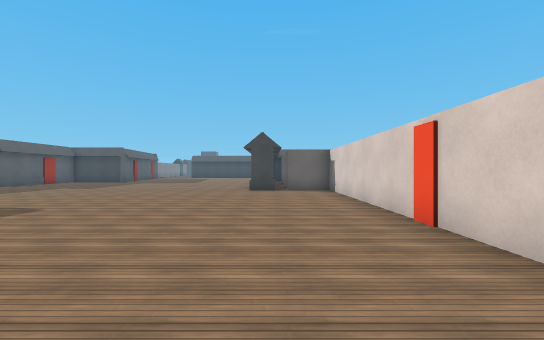
[1] (above)

24 first-person views from a walk through a level from a Godot 3-D game. The camera is 1.5 m above the floor, looks level and sees 90° across. The floor is counted in squares, 2 m on a side. Each view is taken from the middle of a square. On the plan, view 1 faces up. The plan holds only what a view shows up to about 10 squares ahead; the rest is blank. The place goes on beyond the plan. Surface patterns are stand-ins for the level's own textures.

[2]
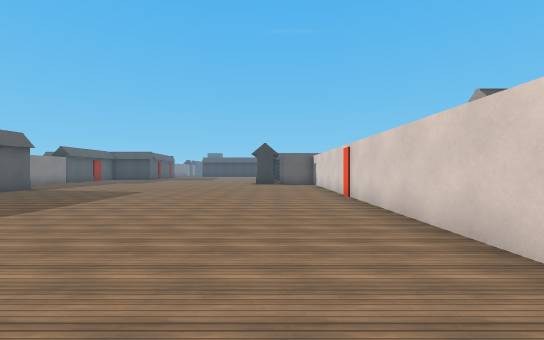

[3]
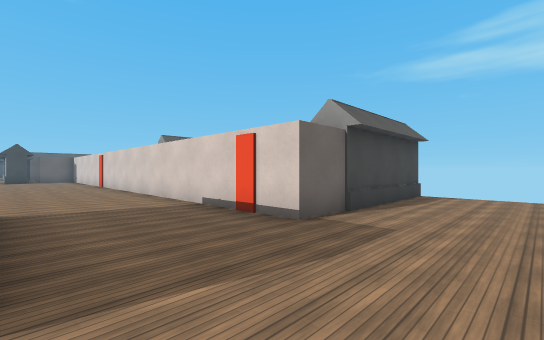

[4]
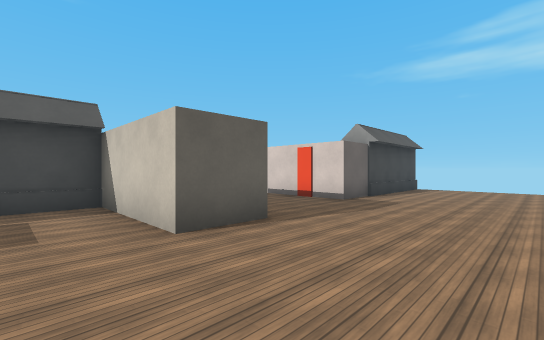

[5]
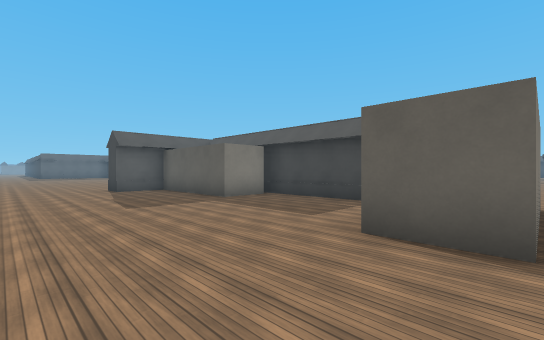

[6]
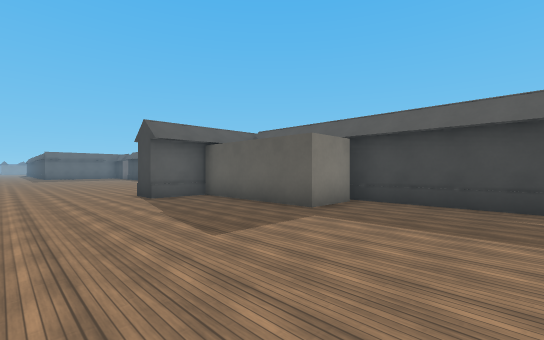

[7]
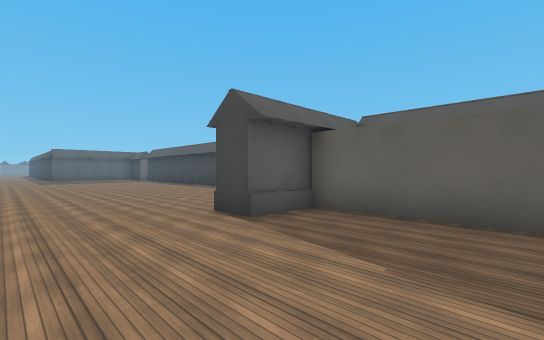

[8]
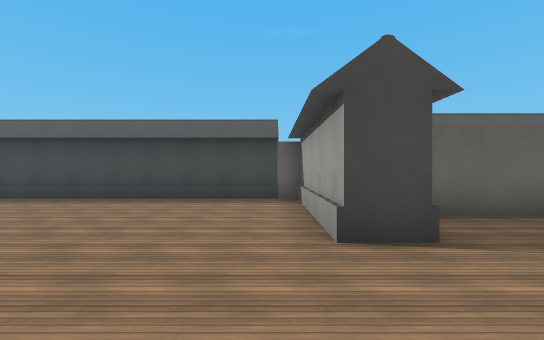

[9]
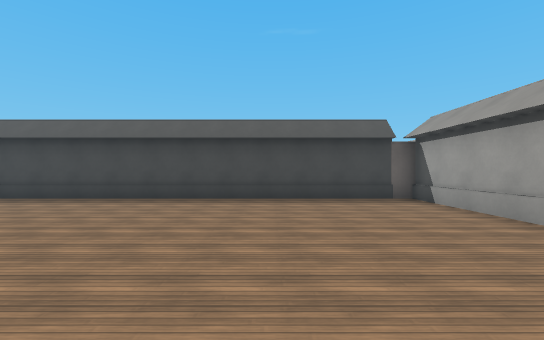

[10]
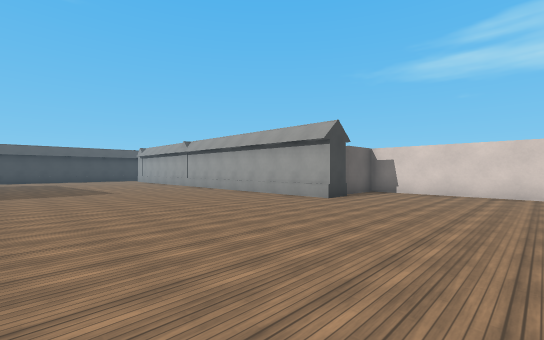

[11]
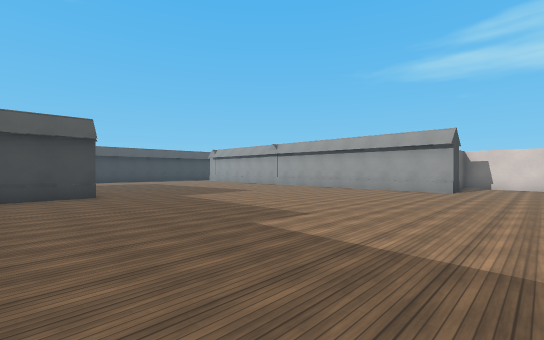

[12]
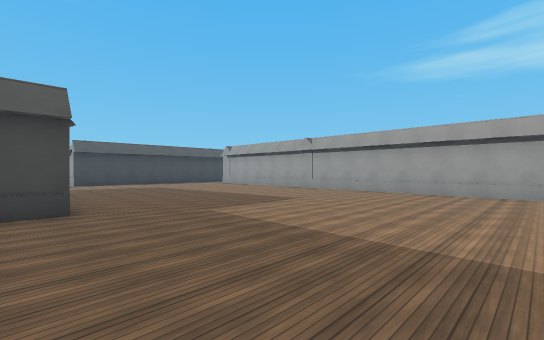

[13]
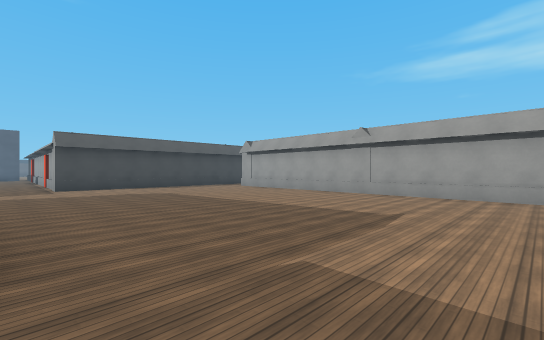

[14]
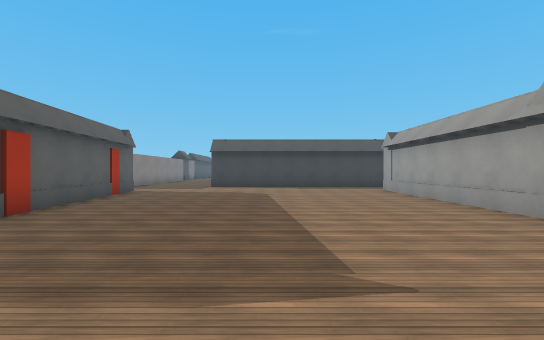

[15]
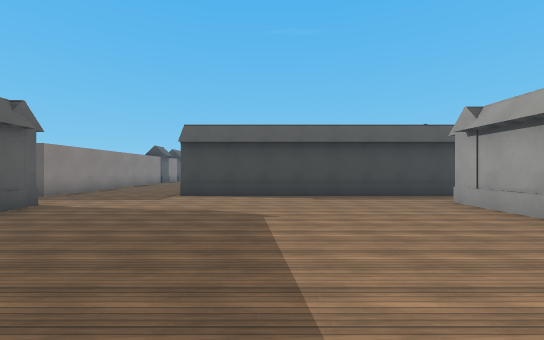

[16]
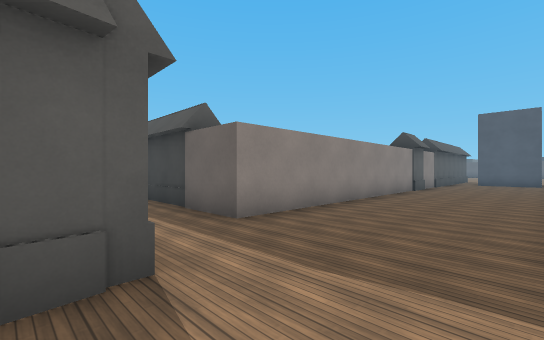

[17]
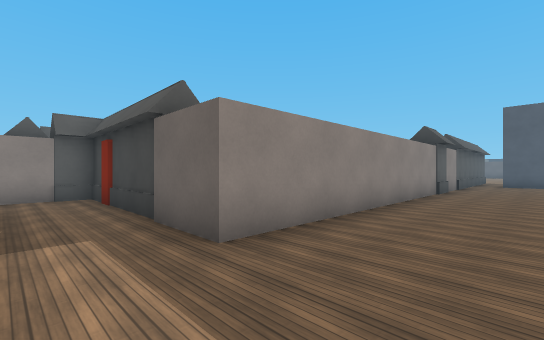

[18]
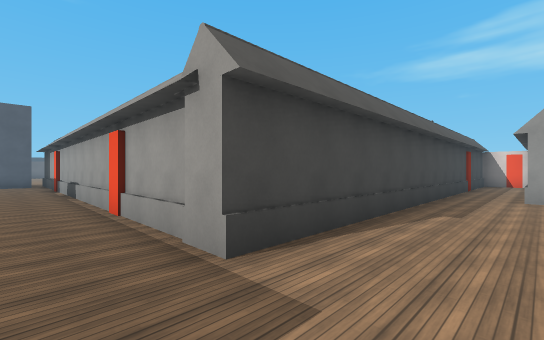

[19]
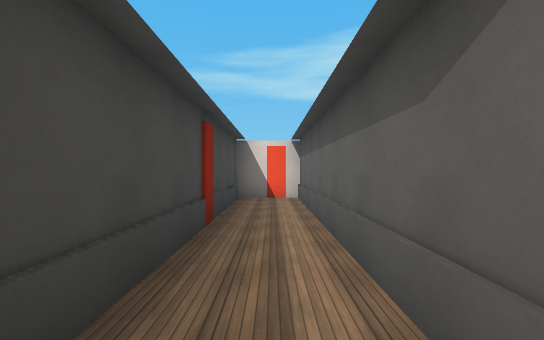

[20]
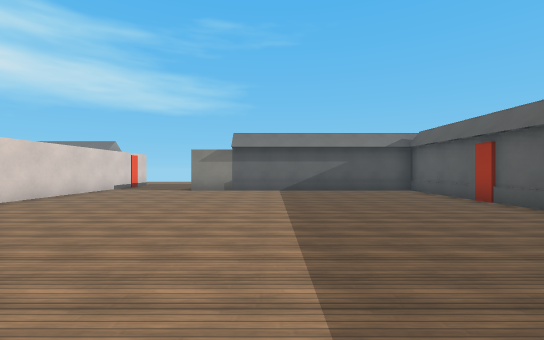

[21]
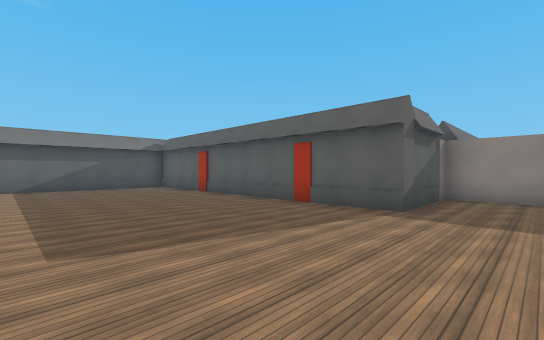

[22]
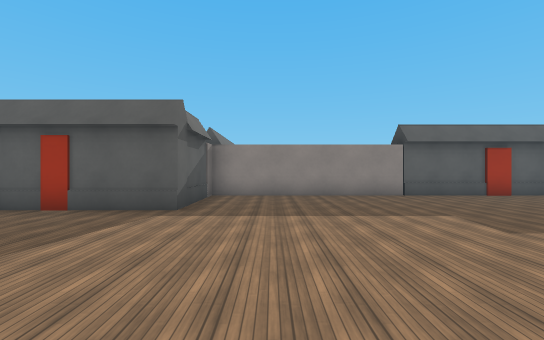

[23]
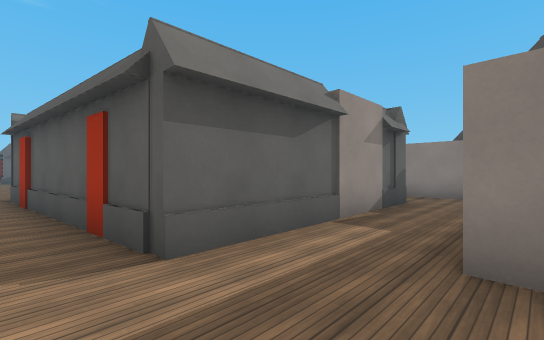

[24]
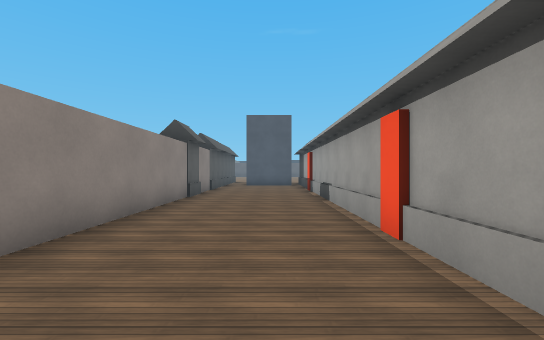

### Floor plan
Key: @ floor where view 1 was taken; # wall or solid block; . floor; = window, fence, low wall or low ledge; B block; O other object.
Columns run from 20 left of view 1 to 8 right of it. Each row starts with its distance up from view 1.
 35         O....#
 34         #....#
 33         O....#
 32         O....#
 31         O....#
 30         O....#
 29         O....#
 28         O....#
 27         O....#
 26    ####OO....##############
 25    #.......................#
 24    O.#OO###........########
 23    O      #........#
 22           #........#
 21           #........#
 20           #........#
 19           #........#
 18           #........#
 17         ###........#
 16         #..........#
 15         #..........#
 14         #..........#
 13         #..........#
 12         #..........#
 11         O..........# O
 10         O..........##.O
  9         O.............O
  8         O.............O
  7         O.............O
  6         O###..........O
  5            #..........O
  4            #..........#
  3            #..........O
  2            #..........O
  1            #..........
  0            #........@.O
 -1            #..........O
 -2            #..........O
 -3            #..........O
 -4 #########  #######BB..O
 -5 ........#   B.....B ..O
 -6 ........#BBBB.....BB..#
 -7 ........#.........BB..OO#####
 -8  .......#.........BB........=
 -9 ............................
-10 ............................
-11 ............................

Where each view was taken, in squares from view 1:
view 1: 0 up, 0 right, facing up
view 2: 4 down, 0 right, facing up
view 3: 10 down, 1 left, facing up-right
view 4: 11 down, 4 left, facing up-right
view 5: 11 down, 1 left, facing up-left
view 6: 11 down, 4 left, facing up-left
view 7: 11 down, 8 left, facing up-left
view 8: 11 down, 13 left, facing up
view 9: 11 down, 16 left, facing up
view 10: 6 up, 7 left, facing up-right
view 11: 8 up, 11 left, facing up-right
view 12: 11 up, 10 left, facing up-right
view 13: 14 up, 9 left, facing up-right
view 14: 14 up, 5 left, facing up
view 15: 18 up, 5 left, facing up
view 16: 23 up, 8 left, facing up-left
view 17: 24 up, 9 left, facing up-left
view 18: 24 up, 9 left, facing up-right
view 19: 25 up, 1 left, facing right
view 20: 6 up, 4 left, facing down
view 21: 8 up, 4 left, facing down-left
view 22: 8 up, 4 left, facing left
view 23: 26 up, 9 left, facing down-left
view 24: 26 up, 9 left, facing up
